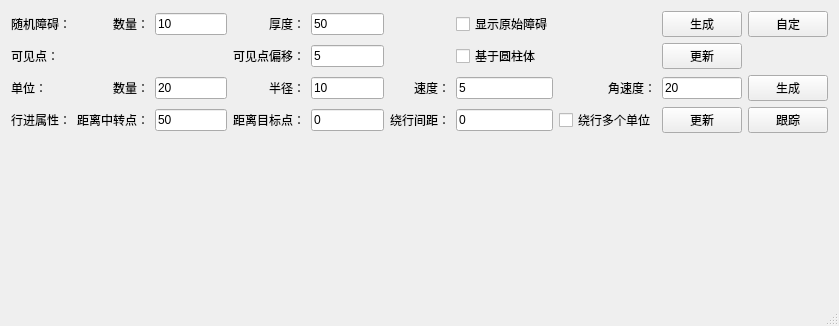
<?xml version="1.0" encoding="UTF-8"?>
<ui version="4.0">
 <class>MainWindow</class>
 <widget class="QMainWindow" name="MainWindow">
  <property name="geometry">
   <rect>
    <x>0</x>
    <y>0</y>
    <width>839</width>
    <height>326</height>
   </rect>
  </property>
  <property name="windowTitle">
   <string>MainWindow</string>
  </property>
  <widget class="QWidget" name="centralWidget">
   <layout class="QVBoxLayout" name="verticalLayout_2">
    <item>
     <layout class="QGridLayout" name="gridLayout">
      <item row="0" column="0">
       <widget class="QLabel" name="label">
        <property name="text">
         <string>随机障碍：</string>
        </property>
       </widget>
      </item>
      <item row="1" column="0">
       <widget class="QLabel" name="label_5">
        <property name="text">
         <string>可见点：</string>
        </property>
       </widget>
      </item>
      <item row="0" column="1">
       <widget class="QLabel" name="label_2">
        <property name="text">
         <string>数量：</string>
        </property>
        <property name="alignment">
         <set>Qt::AlignRight|Qt::AlignTrailing|Qt::AlignVCenter</set>
        </property>
       </widget>
      </item>
      <item row="3" column="0">
       <widget class="QLabel" name="label_13">
        <property name="text">
         <string>行进属性：</string>
        </property>
       </widget>
      </item>
      <item row="2" column="0">
       <widget class="QLabel" name="label_8">
        <property name="text">
         <string>单位：</string>
        </property>
       </widget>
      </item>
      <item row="0" column="2">
       <widget class="QLineEdit" name="obstacleCount">
        <property name="sizePolicy">
         <sizepolicy hsizetype="Preferred" vsizetype="Fixed">
          <horstretch>0</horstretch>
          <verstretch>0</verstretch>
         </sizepolicy>
        </property>
        <property name="text">
         <string>10</string>
        </property>
       </widget>
      </item>
      <item row="0" column="6">
       <widget class="QCheckBox" name="narrowDisplay_check">
        <property name="text">
         <string>显示原始障碍</string>
        </property>
        <property name="checked">
         <bool>false</bool>
        </property>
       </widget>
      </item>
      <item row="2" column="1">
       <widget class="QLabel" name="label_9">
        <property name="text">
         <string>数量：</string>
        </property>
        <property name="alignment">
         <set>Qt::AlignRight|Qt::AlignTrailing|Qt::AlignVCenter</set>
        </property>
       </widget>
      </item>
      <item row="0" column="3">
       <widget class="QLabel" name="label_3">
        <property name="text">
         <string>厚度：</string>
        </property>
        <property name="alignment">
         <set>Qt::AlignRight|Qt::AlignTrailing|Qt::AlignVCenter</set>
        </property>
       </widget>
      </item>
      <item row="2" column="3">
       <widget class="QLabel" name="label_10">
        <property name="text">
         <string>半径：</string>
        </property>
        <property name="alignment">
         <set>Qt::AlignRight|Qt::AlignTrailing|Qt::AlignVCenter</set>
        </property>
       </widget>
      </item>
      <item row="0" column="4">
       <widget class="QLineEdit" name="thickness">
        <property name="sizePolicy">
         <sizepolicy hsizetype="Preferred" vsizetype="Fixed">
          <horstretch>0</horstretch>
          <verstretch>0</verstretch>
         </sizepolicy>
        </property>
        <property name="text">
         <string>50</string>
        </property>
       </widget>
      </item>
      <item row="2" column="5">
       <widget class="QLabel" name="label_11">
        <property name="text">
         <string>速度：</string>
        </property>
        <property name="alignment">
         <set>Qt::AlignRight|Qt::AlignTrailing|Qt::AlignVCenter</set>
        </property>
       </widget>
      </item>
      <item row="2" column="2">
       <widget class="QLineEdit" name="entityCount">
        <property name="sizePolicy">
         <sizepolicy hsizetype="Preferred" vsizetype="Fixed">
          <horstretch>0</horstretch>
          <verstretch>0</verstretch>
         </sizepolicy>
        </property>
        <property name="text">
         <string>20</string>
        </property>
       </widget>
      </item>
      <item row="2" column="4">
       <widget class="QLineEdit" name="radius">
        <property name="sizePolicy">
         <sizepolicy hsizetype="Preferred" vsizetype="Fixed">
          <horstretch>0</horstretch>
          <verstretch>0</verstretch>
         </sizepolicy>
        </property>
        <property name="text">
         <string>10</string>
        </property>
       </widget>
      </item>
      <item row="2" column="8">
       <widget class="QLineEdit" name="omega">
        <property name="sizePolicy">
         <sizepolicy hsizetype="Preferred" vsizetype="Fixed">
          <horstretch>0</horstretch>
          <verstretch>0</verstretch>
         </sizepolicy>
        </property>
        <property name="text">
         <string>20</string>
        </property>
       </widget>
      </item>
      <item row="2" column="6">
       <widget class="QLineEdit" name="velocity">
        <property name="sizePolicy">
         <sizepolicy hsizetype="Preferred" vsizetype="Fixed">
          <horstretch>0</horstretch>
          <verstretch>0</verstretch>
         </sizepolicy>
        </property>
        <property name="text">
         <string>5</string>
        </property>
       </widget>
      </item>
      <item row="2" column="9">
       <widget class="QPushButton" name="pushButton_spawn">
        <property name="text">
         <string>生成</string>
        </property>
       </widget>
      </item>
      <item row="2" column="7">
       <widget class="QLabel" name="label_12">
        <property name="text">
         <string>角速度：</string>
        </property>
        <property name="alignment">
         <set>Qt::AlignRight|Qt::AlignTrailing|Qt::AlignVCenter</set>
        </property>
       </widget>
      </item>
      <item row="3" column="2">
       <widget class="QLineEdit" name="wayPointRadius">
        <property name="sizePolicy">
         <sizepolicy hsizetype="Preferred" vsizetype="Fixed">
          <horstretch>0</horstretch>
          <verstretch>0</verstretch>
         </sizepolicy>
        </property>
        <property name="text">
         <string>50</string>
        </property>
       </widget>
      </item>
      <item row="3" column="1">
       <widget class="QLabel" name="label_14">
        <property name="text">
         <string>距离中转点：</string>
        </property>
        <property name="alignment">
         <set>Qt::AlignRight|Qt::AlignTrailing|Qt::AlignVCenter</set>
        </property>
       </widget>
      </item>
      <item row="3" column="3">
       <widget class="QLabel" name="label_15">
        <property name="text">
         <string>距离目标点：</string>
        </property>
        <property name="alignment">
         <set>Qt::AlignRight|Qt::AlignTrailing|Qt::AlignVCenter</set>
        </property>
       </widget>
      </item>
      <item row="3" column="4">
       <widget class="QLineEdit" name="dist">
        <property name="sizePolicy">
         <sizepolicy hsizetype="Preferred" vsizetype="Fixed">
          <horstretch>0</horstretch>
          <verstretch>0</verstretch>
         </sizepolicy>
        </property>
        <property name="text">
         <string>0</string>
        </property>
       </widget>
      </item>
      <item row="3" column="5">
       <widget class="QLabel" name="label_16">
        <property name="text">
         <string>绕行间距：</string>
        </property>
        <property name="alignment">
         <set>Qt::AlignRight|Qt::AlignTrailing|Qt::AlignVCenter</set>
        </property>
       </widget>
      </item>
      <item row="3" column="6">
       <widget class="QLineEdit" name="interv">
        <property name="sizePolicy">
         <sizepolicy hsizetype="Preferred" vsizetype="Fixed">
          <horstretch>0</horstretch>
          <verstretch>0</verstretch>
         </sizepolicy>
        </property>
        <property name="text">
         <string>0</string>
        </property>
       </widget>
      </item>
      <item row="1" column="6">
       <widget class="QCheckBox" name="column_check">
        <property name="text">
         <string>基于圆柱体</string>
        </property>
       </widget>
      </item>
      <item row="1" column="8">
       <widget class="QPushButton" name="pushButton_updatePoints">
        <property name="text">
         <string>更新</string>
        </property>
       </widget>
      </item>
      <item row="1" column="4">
       <widget class="QLineEdit" name="offset">
        <property name="sizePolicy">
         <sizepolicy hsizetype="Preferred" vsizetype="Fixed">
          <horstretch>0</horstretch>
          <verstretch>0</verstretch>
         </sizepolicy>
        </property>
        <property name="text">
         <string>5</string>
        </property>
       </widget>
      </item>
      <item row="1" column="3">
       <widget class="QLabel" name="label_4">
        <property name="text">
         <string>可见点偏移：</string>
        </property>
        <property name="alignment">
         <set>Qt::AlignRight|Qt::AlignTrailing|Qt::AlignVCenter</set>
        </property>
       </widget>
      </item>
      <item row="0" column="8">
       <widget class="QPushButton" name="pushButton_generateScene">
        <property name="text">
         <string>生成</string>
        </property>
       </widget>
      </item>
      <item row="0" column="9">
       <widget class="QPushButton" name="pushButton_custom">
        <property name="enabled">
         <bool>true</bool>
        </property>
        <property name="text">
         <string>自定</string>
        </property>
       </widget>
      </item>
      <item row="3" column="7">
       <widget class="QCheckBox" name="multiAvoid_check">
        <property name="text">
         <string>绕行多个单位</string>
        </property>
       </widget>
      </item>
      <item row="3" column="8">
       <widget class="QPushButton" name="pushButton_updateEntities">
        <property name="text">
         <string>更新</string>
        </property>
       </widget>
      </item>
      <item row="3" column="9">
       <widget class="QPushButton" name="pushButton_trace">
        <property name="text">
         <string>跟踪</string>
        </property>
       </widget>
      </item>
     </layout>
    </item>
    <item>
     <widget class="PathFindingWidget" name="widget" native="true">
      <property name="sizePolicy">
       <sizepolicy hsizetype="Preferred" vsizetype="Expanding">
        <horstretch>0</horstretch>
        <verstretch>0</verstretch>
       </sizepolicy>
      </property>
     </widget>
    </item>
   </layout>
  </widget>
  <widget class="QStatusBar" name="statusBar"/>
 </widget>
 <layoutdefault spacing="6" margin="11"/>
 <customwidgets>
  <customwidget>
   <class>PathFindingWidget</class>
   <extends>QWidget</extends>
   <header>pathfindingwidget.h</header>
   <container>1</container>
  </customwidget>
 </customwidgets>
 <resources/>
 <connections/>
</ui>
